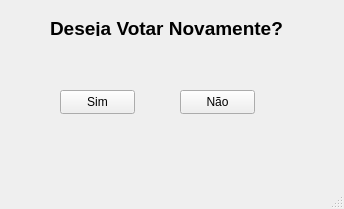
<?xml version="1.0" encoding="UTF-8"?>
<ui version="4.0">
 <class>PnlVotoNovo</class>
 <widget class="QMainWindow" name="PnlVotoNovo">
  <property name="geometry">
   <rect>
    <x>0</x>
    <y>0</y>
    <width>344</width>
    <height>209</height>
   </rect>
  </property>
  <property name="windowTitle">
   <string>MainWindow</string>
  </property>
  <widget class="QWidget" name="centralwidget">
   <widget class="QPushButton" name="BtnSim">
    <property name="geometry">
     <rect>
      <x>60</x>
      <y>90</y>
      <width>75</width>
      <height>24</height>
     </rect>
    </property>
    <property name="text">
     <string>Sim</string>
    </property>
   </widget>
   <widget class="QPushButton" name="BtnNao">
    <property name="geometry">
     <rect>
      <x>180</x>
      <y>90</y>
      <width>75</width>
      <height>24</height>
     </rect>
    </property>
    <property name="text">
     <string>Não</string>
    </property>
   </widget>
   <widget class="QLabel" name="LblTituloVotoNovo">
    <property name="geometry">
     <rect>
      <x>50</x>
      <y>20</y>
      <width>261</width>
      <height>16</height>
     </rect>
    </property>
    <property name="font">
     <font>
      <pointsize>14</pointsize>
      <bold>true</bold>
     </font>
    </property>
    <property name="text">
     <string>Deseja Votar Novamente?</string>
    </property>
   </widget>
  </widget>
  <widget class="QMenuBar" name="menubar">
   <property name="geometry">
    <rect>
     <x>0</x>
     <y>0</y>
     <width>344</width>
     <height>22</height>
    </rect>
   </property>
  </widget>
  <widget class="QStatusBar" name="statusbar"/>
 </widget>
 <resources/>
 <connections/>
</ui>
